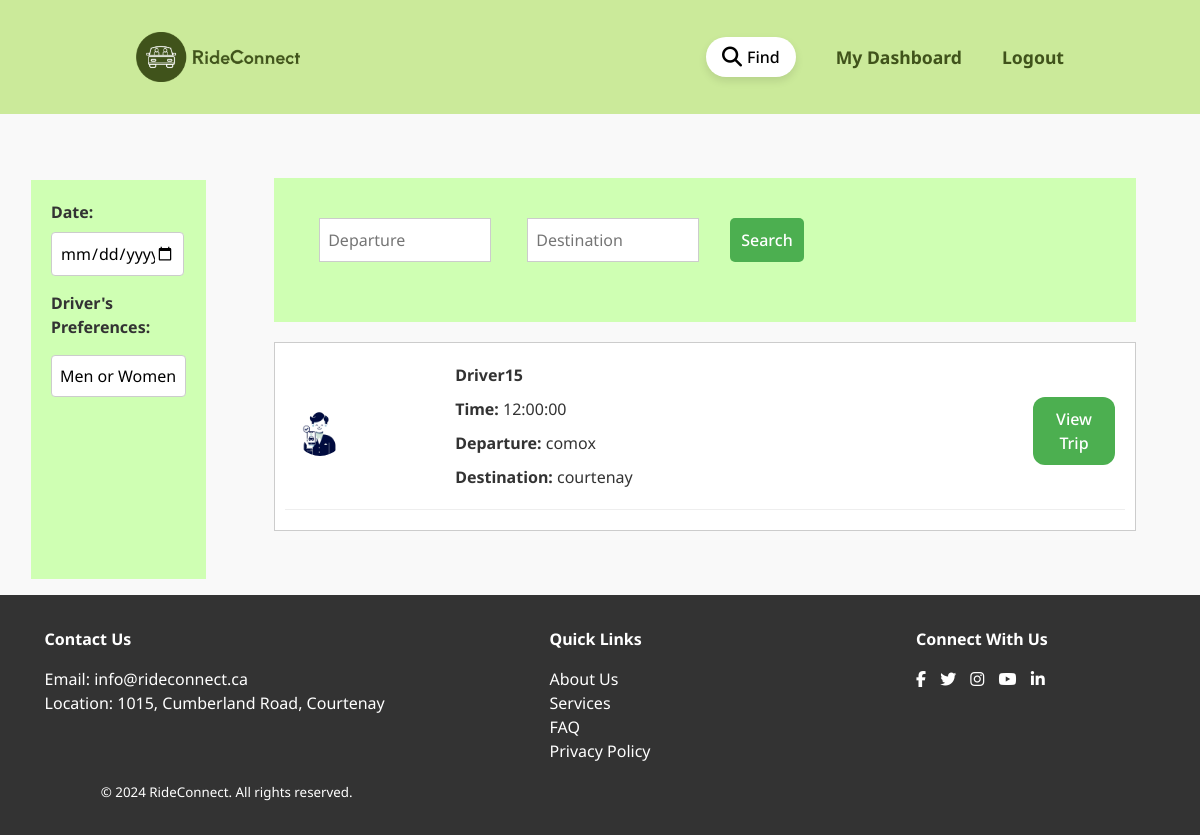
Page /views/search-rides.view.php (signed in) on the committed database.
### tables this page shows
CREATE TABLE `rides` (
  `ride_id` int(11) NOT NULL,
  `user_id` int(11) NOT NULL,
  `departure` varchar(255) NOT NULL,
  `arrival` varchar(255) NOT NULL,
  `date` date NOT NULL,
  `time` time NOT NULL,
  `seats_available` int(11) NOT NULL,
  `price_per_seat` decimal(10,2) NOT NULL,
  `additional_notes` text DEFAULT NULL,
  `created_at` timestamp NOT NULL DEFAULT current_timestamp()
);

CREATE TABLE `users` (
  `user_id` int(11) NOT NULL,
  `name` varchar(255) NOT NULL,
  `gender` enum('male','female','other') NOT NULL,
  `email` varchar(255) NOT NULL,
  `password` varchar(255) NOT NULL,
  `profile_photo_path` varchar(255) DEFAULT NULL,
  `gov_id_type` enum('passport','driving_license','national_id') NOT NULL,
  `gov_id_path` varchar(255) DEFAULT NULL,
  `created_at` timestamp NOT NULL DEFAULT current_timestamp(),
  `updated_at` timestamp NOT NULL DEFAULT current_timestamp() ON UPDATE current_timestamp()
);

### views/search-rides.view.php (the view, shortened to what this page needs)
<?php
require_once 'Database.php';
require('partials/head.php');
require('partials/main_nav.php');
try {
    $sql = "
        SELECT rides.*, users.name, users.profile_photo_path
        FROM rides
        JOIN users ON rides.user_id = users.user_id
    ";
    $parameters = [];
    $stmt = $pdo->prepare($sql);
    $stmt->execute($parameters);
} catch (PDOException $e) {
    die("Could not connect to the database: " . $e->getMessage());
}
?>
<div class="search-container">
<div class="sidebar">
    <label for="date">Date:</label>
    <input type="date" id="date">
    <label for="gender">Driver's Preferences:</label>
    <select id="gender">
        <option value="any">Men or Women</option>
    </select>
</div>
<div class="main-content">
    <div class="search-form">
    <form method="GET" class="search-form">
        <input type="text" name="departure" id="departure" placeholder="Departure" value="<?php echo isset($_GET['departure']) ? htmlspecialchars($_GET['departure']) : ''; ?>">
        <input type="text" name="destination" id="destination" placeholder="Destination" value="<?php echo isset($_GET['destination']) ? htmlspecialchars($_GET['destination']) : ''; ?>">
        <button type="submit" name="search" id="search">Search</button>
    </form>
    </div>
    <?php if ($stmt && $stmt->rowCount() > 0): ?>
        <div class="ride-list">
            <?php while ($ride = $stmt->fetch()): ?>
                <div class="rides">
                    <img src="images/<?php echo htmlspecialchars($ride['profile_photo_path'] ?: 'person.png'); ?>" alt="Driver" class="ride-photo">
                    <div class="ride-info">
                        <p><strong><?php echo htmlspecialchars($ride['name']); ?></strong></p>
                        <p><b>Time:</b> <?php echo htmlspecialchars($ride['time']); ?></p>
                        <p><b>Departure:</b> <?php echo htmlspecialchars($ride['departure']); ?></p>
                        <p><b>Destination:</b> <?php echo htmlspecialchars($ride['arrival']); ?></p>
                    </div>
                    <button type="submit" name="search" class="book-btn" onclick="handleRideDetails('<?php echo $ride['ride_id']; ?>')">View Trip</button>
                </div>
            <?php endwhile; ?>
        </div>
    <?php else: ?>
        <p>No rides posted yet.</p>
    <?php endif; ?>
</div>
    </div>
<?php require('partials/footer.php'); ?>

### style.css (style rules this page uses)
*, *::before, *::after { box-sizing: border-box; }
* { margin: 0; }
body { line-height: 1.5; -webkit-font-smoothing: antialiased; color:#333; font-size: 16px; font-family: "Noto Sans", sans-serif; height: 100vh; background-color:#F9F9F9; }
img, picture, video, canvas, svg { display: block; max-width: 100%; }
input, button, textarea, select { font: inherit; }
p, h1, h2, h3, h4, h5, h6 { overflow-wrap: break-word; }
.search-form { margin-bottom: 20px; text-align: center; }
.search-form input[type="text"] { margin: 0 5px; padding: 8px; }
.search-form button { padding: 8px 16px; background-color: #007bff; color: white; border: none; border-radius: 5px; cursor: pointer; }
.search-container { display:flex; flex-direction: row; padding:1em; }
.sidebar { width: 15%; background-color: #cfffb3; padding: 20px; margin-left: 15px; margin-top: 50px; height: auto; }
.sidebar label { display: block; margin-bottom: 8px; font-weight: bold; color: #333; }
.sidebar input[type="date"] { width: calc(100% - 2px); padding: 8px; margin-bottom: 15px; border: 1px solid #ccc; border-radius: 4px; }
.sidebar select { width: 100%; padding: 8px; margin-bottom: 15px; border: 1px solid #ccc; border-radius: 4px; background-color: #fff; -webkit-appearance: none; -moz-appearance: none; appearance: none; }
.sidebar select { background-image: url('arrow-down-icon.png'); background-repeat: no-repeat; background-position: right 10px center; background-size: 12px; }
.main-content { margin-left: 20px; padding: 3em; height: auto; width:85%; }
.search-form { background-color: #cfffb3; padding: 20px; display: flex; justify-content: space-between; margin-bottom: 20px; }
.search-form input { padding: 10px; margin-right: 10px; border: 1px solid #ccc; width:35%; }
.search-form button { padding: 10px; background-color: #4CAF50; color: white; border: none; cursor: pointer; width:15%; }
.ride-list { background-color: #fff; border: 1px solid #ccc; padding: 10px; }
.rides { display: flex; align-items: center; justify-content: space-between; margin-bottom: 10px; padding: 10px; border-bottom: 1px solid #eee; }
.ride-photo { width: 50px; height: 50px; border-radius: 50%; margin-right: 20px; }
.ride-info { flex-grow: 1; margin-left:90px; }
.ride-info p { margin-bottom: 10px; }
.book-btn { padding: 10px; background-color: #4CAF50; color: white; border: none; cursor: pointer; width:10%; }
.checkout input[type="text"], select, input[type="number"] { width: calc(100% - 20px); padding: 10px; margin: 8px 0; border: 1px solid #ccc; border-radius: 4px; box-sizing: border-box; }
button { border: none; color:#ffffff; cursor: pointer; font-weight: 500; border-radius: 12px; padding: 10px 18px; background-color: #6E8B3D; }

### rows in the picture
rides: user.profile_photo_path (picture), user.name "Driver15", time "12:00:00", departure "comox", arrival "courtenay"
